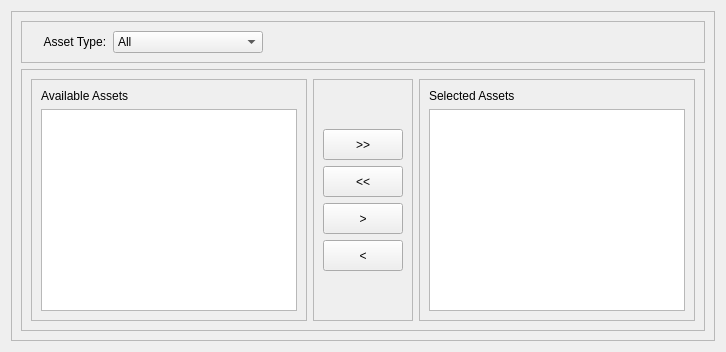
        <widget class="QWidget" name="tabAssets">
         <attribute name="title">
          <string>Assets</string>
         </attribute>
         <layout class="QGridLayout" name="gridLayout_49">
          <item row="0" column="0">
           <widget class="QFrame" name="frame_43">
            <property name="frameShape">
             <enum>QFrame::StyledPanel</enum>
            </property>
            <property name="frameShadow">
             <enum>QFrame::Raised</enum>
            </property>
            <layout class="QGridLayout" name="gridLayout_48">
             <item row="1" column="0">
              <widget class="QFrame" name="frame_44">
               <property name="frameShape">
                <enum>QFrame::StyledPanel</enum>
               </property>
               <property name="frameShadow">
                <enum>QFrame::Raised</enum>
               </property>
               <layout class="QGridLayout" name="gridLayout_47">
                <item row="0" column="0">
                 <widget class="QFrame" name="frame_46">
                  <property name="frameShape">
                   <enum>QFrame::StyledPanel</enum>
                  </property>
                  <property name="frameShadow">
                   <enum>QFrame::Raised</enum>
                  </property>
                  <layout class="QGridLayout" name="gridLayout_44">
                   <item row="1" column="0">
                    <widget class="QTableView" name="tblAvailableAssets">
                     <property name="alternatingRowColors">
                      <bool>true</bool>
                     </property>
                     <property name="sortingEnabled">
                      <bool>true</bool>
                     </property>
                    </widget>
                   </item>
                   <item row="0" column="0">
                    <widget class="QLabel" name="label_16">
                     <property name="text">
                      <string>Available Assets</string>
                     </property>
                    </widget>
                   </item>
                  </layout>
                 </widget>
                </item>
                <item row="0" column="1">
                 <widget class="QFrame" name="frame_45">
                  <property name="frameShape">
                   <enum>QFrame::StyledPanel</enum>
                  </property>
                  <property name="frameShadow">
                   <enum>QFrame::Raised</enum>
                  </property>
                  <layout class="QGridLayout" name="gridLayout_45">
                   <item row="1" column="0">
                    <widget class="QPushButton" name="cmdAssetsMoveAll">
                     <property name="minimumSize">
                      <size>
                       <width>0</width>
                       <height>31</height>
                      </size>
                     </property>
                     <property name="text">
                      <string>&gt;&gt;</string>
                     </property>
                    </widget>
                   </item>
                   <item row="2" column="0">
                    <widget class="QPushButton" name="cmdAssetsRemoveAll">
                     <property name="minimumSize">
                      <size>
                       <width>0</width>
                       <height>31</height>
                      </size>
                     </property>
                     <property name="text">
                      <string>&lt;&lt;</string>
                     </property>
                    </widget>
                   </item>
                   <item row="3" column="0">
                    <widget class="QPushButton" name="cmdAssetsMoveSelected">
                     <property name="minimumSize">
                      <size>
                       <width>0</width>
                       <height>31</height>
                      </size>
                     </property>
                     <property name="text">
                      <string>&gt;</string>
                     </property>
                    </widget>
                   </item>
                   <item row="4" column="0">
                    <widget class="QPushButton" name="cmdAssetsRemoveSelected">
                     <property name="minimumSize">
                      <size>
                       <width>0</width>
                       <height>31</height>
                      </size>
                     </property>
                     <property name="text">
                      <string>&lt;</string>
                     </property>
                    </widget>
                   </item>
                   <item row="0" column="0">
                    <spacer name="verticalSpacer_17">
                     <property name="orientation">
                      <enum>Qt::Vertical</enum>
                     </property>
                     <property name="sizeHint" stdset="0">
                      <size>
                       <width>20</width>
                       <height>40</height>
                      </size>
                     </property>
                    </spacer>
                   </item>
                   <item row="5" column="0">
                    <spacer name="verticalSpacer_18">
                     <property name="orientation">
                      <enum>Qt::Vertical</enum>
                     </property>
                     <property name="sizeHint" stdset="0">
                      <size>
                       <width>20</width>
                       <height>40</height>
                      </size>
                     </property>
                    </spacer>
                   </item>
                  </layout>
                 </widget>
                </item>
                <item row="0" column="2">
                 <widget class="QFrame" name="frame_47">
                  <property name="frameShape">
                   <enum>QFrame::StyledPanel</enum>
                  </property>
                  <property name="frameShadow">
                   <enum>QFrame::Raised</enum>
                  </property>
                  <layout class="QGridLayout" name="gridLayout_46">
                   <item row="1" column="0">
                    <widget class="QTableView" name="tblSelectedAssets">
                     <property name="alternatingRowColors">
                      <bool>true</bool>
                     </property>
                     <property name="sortingEnabled">
                      <bool>true</bool>
                     </property>
                    </widget>
                   </item>
                   <item row="0" column="0">
                    <widget class="QLabel" name="label_17">
                     <property name="text">
                      <string>Selected Assets</string>
                     </property>
                    </widget>
                   </item>
                  </layout>
                 </widget>
                </item>
               </layout>
              </widget>
             </item>
             <item row="0" column="0">
              <widget class="QFrame" name="frame_48">
               <property name="frameShape">
                <enum>QFrame::StyledPanel</enum>
               </property>
               <property name="frameShadow">
                <enum>QFrame::Raised</enum>
               </property>
               <layout class="QGridLayout" name="gridLayout_50">
                <item row="0" column="2">
                 <spacer name="horizontalSpacer_7">
                  <property name="orientation">
                   <enum>Qt::Horizontal</enum>
                  </property>
                  <property name="sizeHint" stdset="0">
                   <size>
                    <width>40</width>
                    <height>20</height>
                   </size>
                  </property>
                 </spacer>
                </item>
                <item row="0" column="1">
                 <widget class="QComboBox" name="cboAssetType">
                  <property name="minimumSize">
                   <size>
                    <width>150</width>
                    <height>0</height>
                   </size>
                  </property>
                  <item>
                   <property name="text">
                    <string>All</string>
                   </property>
                  </item>
                  <item>
                   <property name="text">
                    <string>Crops</string>
                   </property>
                  </item>
                  <item>
                   <property name="text">
                    <string>Livestock</string>
                   </property>
                  </item>
                  <item>
                   <property name="text">
                    <string>Land</string>
                   </property>
                  </item>
                  <item>
                   <property name="text">
                    <string>Trees</string>
                   </property>
                  </item>
                  <item>
                   <property name="text">
                    <string>Tradable Goods</string>
                   </property>
                  </item>
                 </widget>
                </item>
                <item row="0" column="0">
                 <widget class="QLabel" name="label_18">
                  <property name="text">
                   <string>    Asset Type:</string>
                  </property>
                 </widget>
                </item>
               </layout>
              </widget>
             </item>
            </layout>
           </widget>
          </item>
         </layout>
        </widget>
